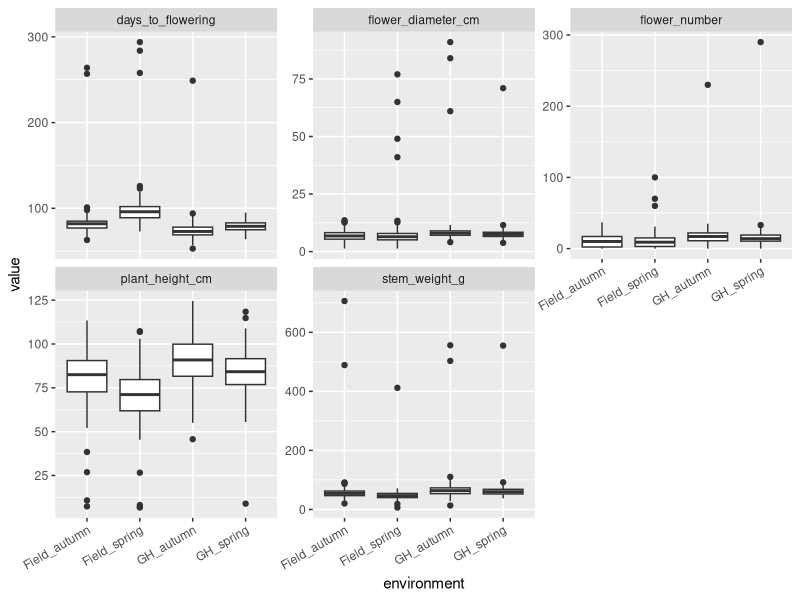
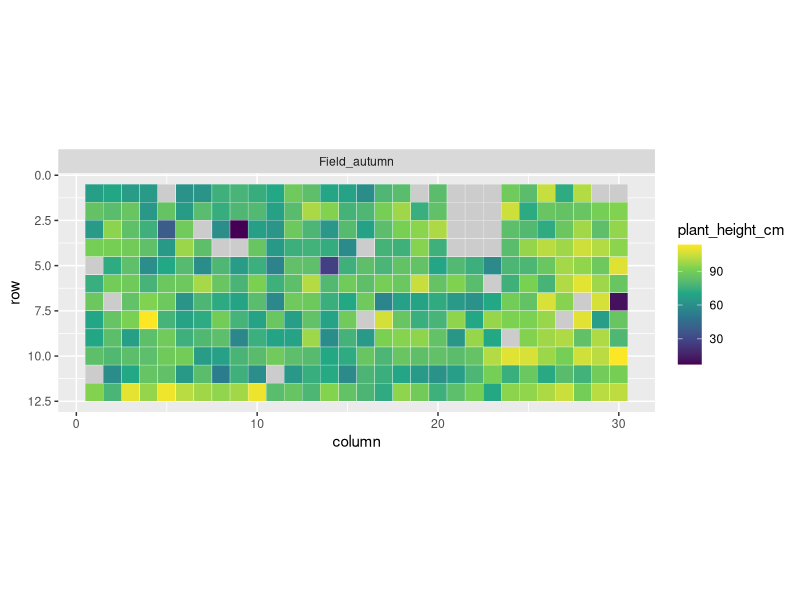
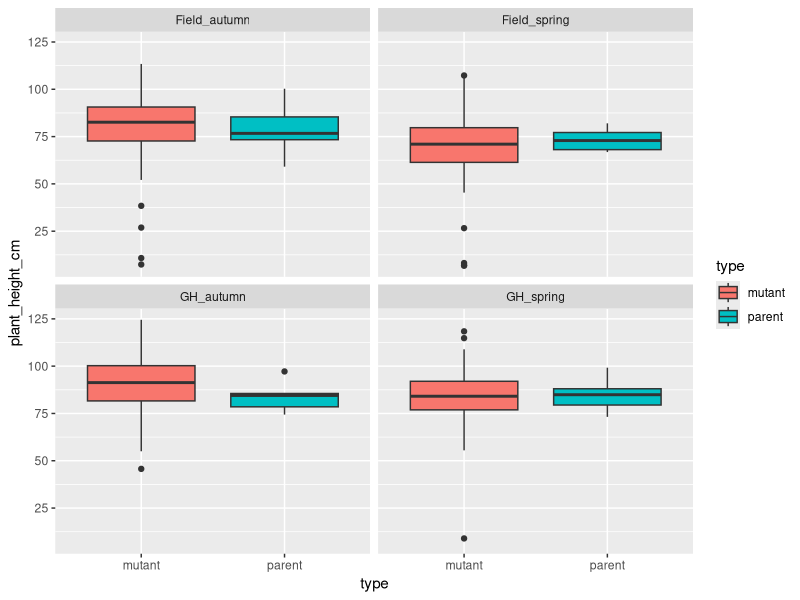

The R source for these figures, in order:
# A first look at the chrysanthemum data. Run it line by line and read the output.
# Needs the packages ggplot2 (install.packages("ggplot2") if you do not have it).
library(ggplot2)

d <- read.csv("chrysanthemum_mutant_trials.csv", stringsAsFactors = FALSE)
traits <- c("days_to_flowering", "plant_height_cm", "flower_diameter_cm", "flower_number", "stem_weight_g")
for (v in c("environment", "block", "genotype", "type", "parent", "flower_colour")) d[[v]] <- factor(d[[v]])

# 1. Size and structure
dim(d)
str(d)
table(d$environment, d$block)          # plots in each block of each environment
length(unique(d$genotype))             # 4 parents + 116 mutants

# 2. Missing values: how many, and where?
colSums(is.na(d[, traits]))
aggregate(d[, traits], list(environment = d$environment), function(x) sum(is.na(x)))

# 3. Distribution of each trait in each environment. Look for strange values.
long <- reshape(d[, c("environment", "plot", traits)], direction = "long",
                varying = traits, v.names = "value", timevar = "trait", times = traits, idvar = c("environment", "plot"))
ggplot(long, aes(environment, value)) + geom_boxplot() + facet_wrap(~trait, scales = "free_y") +
  theme(axis.text.x = element_text(angle = 30, hjust = 1))

# 4. The field. Colour = value of one trait. Do you see a pattern by row or column?
ggplot(d[d$environment == "Field_autumn", ], aes(column, row, fill = plant_height_cm)) +
  geom_tile(colour = "white") + scale_y_reverse() + coord_equal() +
  facet_wrap(~environment) + scale_fill_viridis_c(na.value = "grey80")

# 5. Parents and mutants
ggplot(d, aes(type, plant_height_cm, fill = type)) + geom_boxplot() + facet_wrap(~environment)
table(d$flower_colour[!duplicated(d$genotype)], d$type[!duplicated(d$genotype)])
